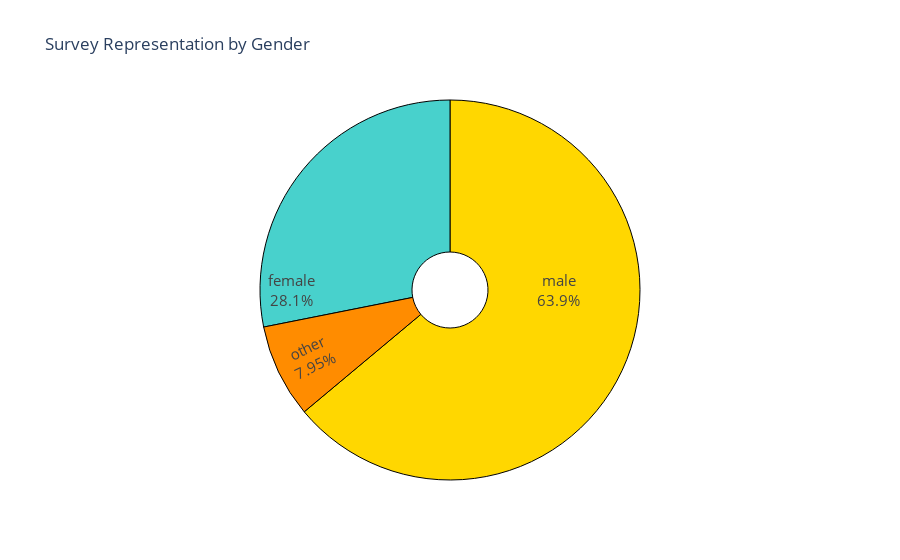

Notebook code cell kept with this figure:
### Code cell
import plotly.graph_objects as go

labels = gender_df['gender']
values = gender_df['nr_replies']

#colors=['lightcyan','cyan', 'darkblue']
colors = ['gold', 'mediumturquoise', 'darkorange'] #, 'lightgreen']


# Use `hole` to create a donut-like pie chart
fig = go.Figure(data=[go.Pie(labels=labels, 
                             values=values, hole=.2,
                             textinfo='label+percent',
                             insidetextorientation='radial' 
  )])

fig.update_traces(textfont_size=15,
                  marker=dict(colors=colors, line=dict(color='#000000', width=1)),
                   )

fig.update(layout_title_text='Survey Representation by Gender',
           layout_showlegend=False)
fig.show()

### Figure 1 — Plotly figure (JSON) as saved in the notebook; plotly's stock layout.template omitted (floating-point values rounded to 4 significant figures)
{"data": [{"hole": 0.2, "insidetextorientation": "radial", "labels": ["male", "female", "other"], "marker": {"colors": ["gold", "mediumturquoise", "darkorange"], "line": {"color": "#000000", "width": 1}}, "textfont": {"size": 15}, "textinfo": "label+percent", "type": "pie", "values": [225, 99, 28]}], "layout": {"autosize": true, "showlegend": false, "title": {"text": "Survey Representation by Gender"}}}
